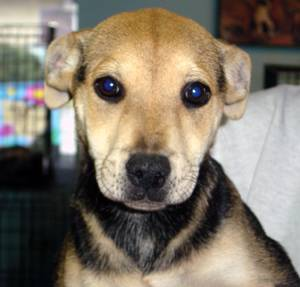
#> input picture sample.jpg, 300 x 287 px, found by its file name
$ python 'Adaptive thresholding.py'
#> lines starting #> are read from the running program, lines starting #| are printed output that depends on the picture; after the words box and inside, x2 and y2 are one past the last pixel; in counts of white or black regions, pixels touching at a corner belong together
import cv2
import numpy as np
import matplotlib.pyplot as plt

img_file = "D://UDEMY//Video analytics using OpenCV//Image thresholding//sample.jpg"

img = cv2.imread(img_file,0)
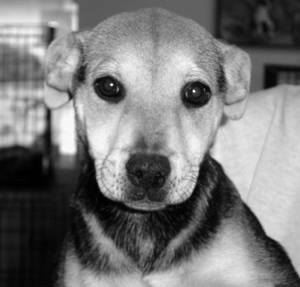
#> img: shape (287, 300); min 0, max 255, mean 120.6

img = cv2.medianBlur(img,5)
ret,th1 = cv2.threshold(img,127,255,cv2.THRESH_BINARY)
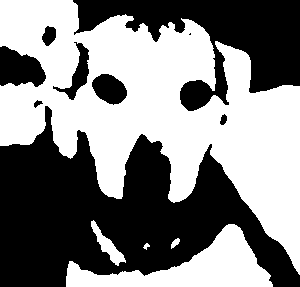
#> th1: shape (287, 300); 51.6% white; 9 black regions (1 under 20 px), largest, box (x1, y1, x2, y2) and area: (0, 106, 300, 287) 27644, (73, 0, 300, 111) 11036, (0, 46, 46, 87) 1335
th2 = cv2.adaptiveThreshold(img,255,cv2.ADAPTIVE_THRESH_MEAN_C,cv2.THRESH_BINARY,11,2)
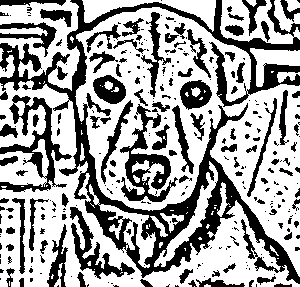
#> th2: shape (287, 300); 63.4% white; 286 black regions (182 under 20 px), largest, box (x1, y1, x2, y2) and area: (0, 0, 300, 284) 14115, (0, 95, 72, 192) 1979, (120, 104, 178, 202) 1902
th3 = cv2.adaptiveThreshold(img,255,cv2.ADAPTIVE_THRESH_GAUSSIAN_C,cv2.THRESH_BINARY,11,2)
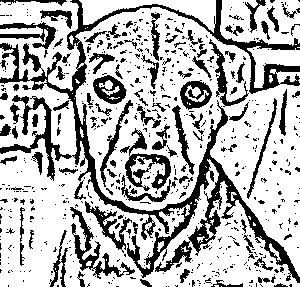
#> th3: shape (287, 300); 71.6% white; 617 black regions (522 under 20 px), largest, box (x1, y1, x2, y2) and area: (0, 0, 300, 283) 10440, (120, 128, 171, 191) 988, (70, 207, 135, 279) 975
titles = ['original img','global threshold(v=127)','adaptive mean threshold','adaptive gaussian threshold']
images = [img,th1,th2,th3]
for i in range(4):
	plt.subplot(2,2,i+1)
	plt.imshow(images[i],'gray')
	plt.title(titles[i])
	plt.xticks([]),plt.yticks([])
plt.show()
